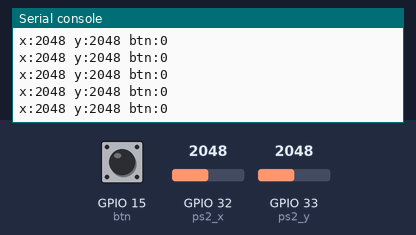
This program was run on a simulated ESP32 board running MicroPython. On the bench: the last lines printed to the serial console. The inputs (shaded band) are chosen by the test bench; at power-on: GPIO 32 (ps2_x) = 2048, GPIO 33 (ps2_y) = 2048, GPIO 15 (btn) LOW (analog values on the 0–4095 scale).

Above: at 1.2 s.
1.3 s: GPIO 32 (ps2_x) set to 2866
At 1.31 s:
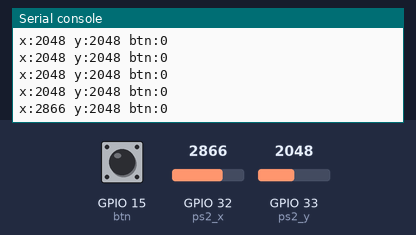
2.8 s: GPIO 33 (ps2_y) set to 2866
At 2.82 s:
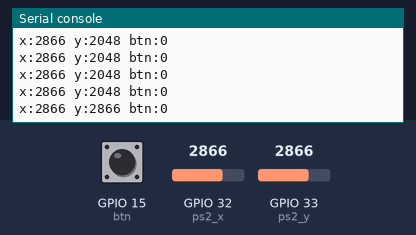
4.3 s: GPIO 15 (btn) pulled HIGH for 0.15 s
At 4.32 s:
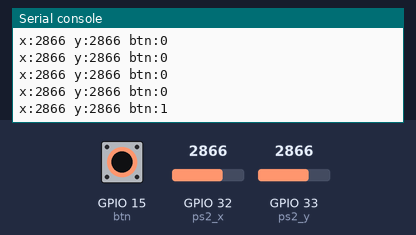
5.9 s: GPIO 32 (ps2_x) set to 3603
At 5.93 s:
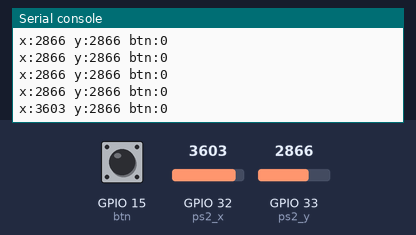
7.4 s: GPIO 15 (btn) pulled HIGH for 1 s
At 7.43 s:
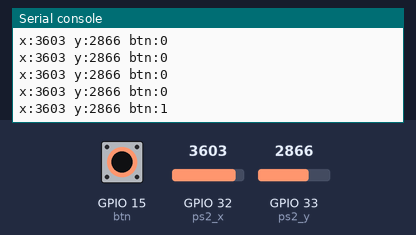
9.9 s: GPIO 33 (ps2_y) set to 3603
At 9.94 s:
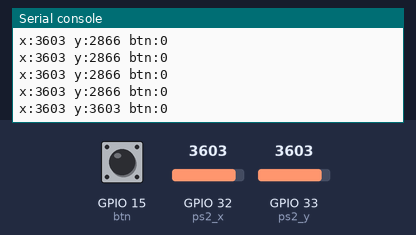
Timing chart, 0 to 12.4 s (numbered marks = the images above; inputs shaded):
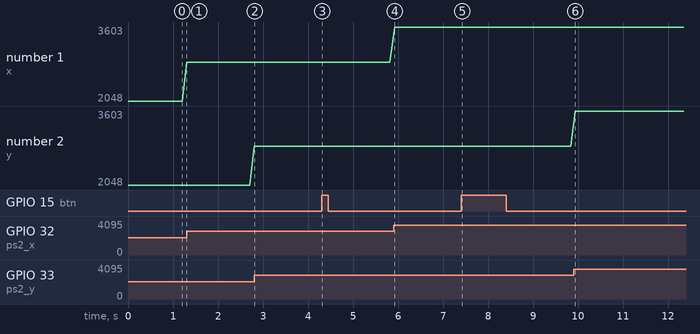

The program:

ps2__.py
```python
from machine import Pin, ADC
import time


ps2_y = ADC(Pin(33))
ps2_y.atten(ADC.ATTN_11DB)  # 这里配置测量量程为3.3V
ps2_x = ADC(Pin(32))
ps2_x.atten(ADC.ATTN_11DB)  # 这里配置测量量程为3.3V


btn = Pin(15, Pin.IN)

while True:
    val_y = ps2_y.read()  # 0-4095
    val_x = ps2_x.read()  # 0-4095
    print("x:{} y:{} btn:{}".format(val_x, val_y, btn.value()))
    time.sleep(0.1)
```

Measured:
- after the input at 1.3 s, the serial console: prints a new line at once (image 1)
- after the input at 2.8 s, the serial console: prints a new line at once (image 2)
- after the input at 4.3 s, the serial console: prints a new line at once (image 3)
- after the input at 5.9 s, the serial console: prints a new line at once (image 4)
- after the input at 7.4 s, the serial console: prints a new line at once (image 5)
- after the input at 9.9 s, the serial console: prints a new line at once (image 6)
- plotted number 1: 2048 → 2866 after the input at 1.3 s, 2866 → 3603 after the input at 5.9 s
